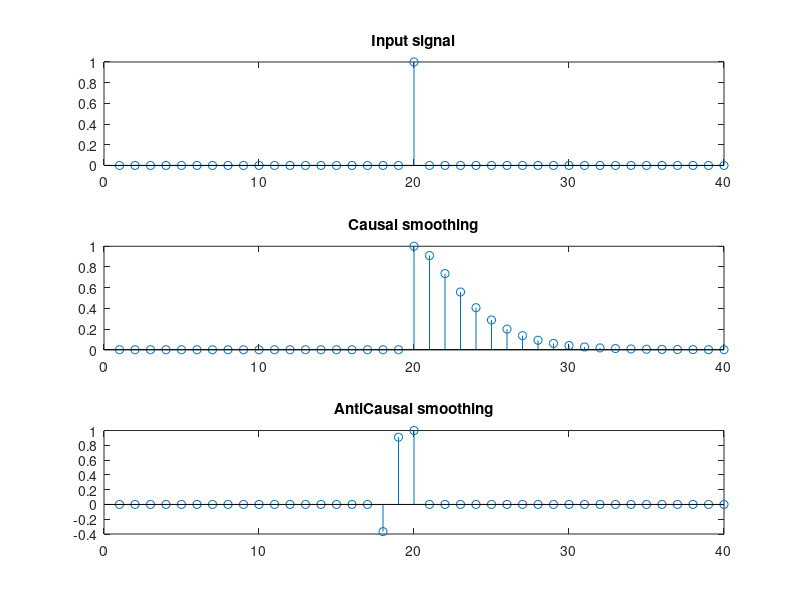
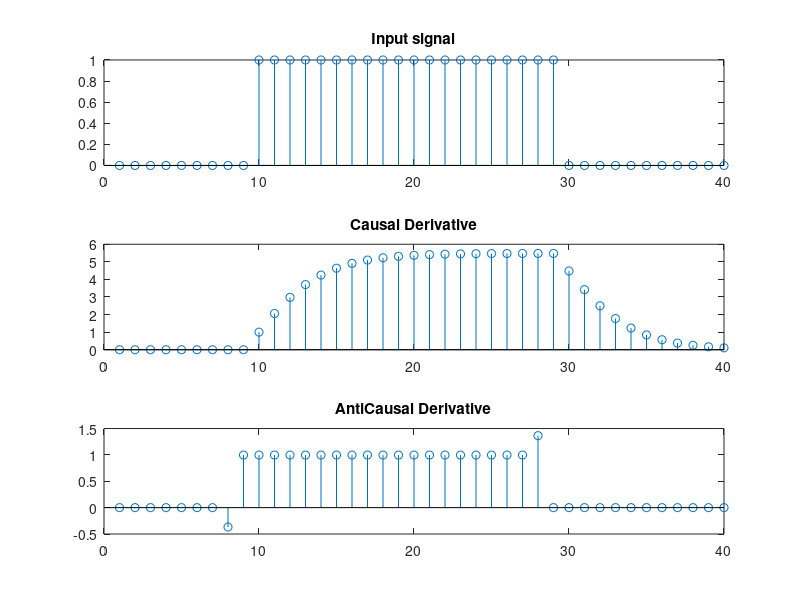

MATLAB code to generate these figures, in order:
close all;
clc;
clear all;

%%  create a signal delta and smooth
X=zeros(1,40);
X(20)=1;
s=0.5;
Ts=1;
alpha=s*Ts;
a=exp(-alpha);

n=1:40;
%Causal part
Ycausal=zeros(1,40);
figure
subplot(3,1,1);
stem(n,X);
title('Input signal')

for i=3:40
   y=2*a*Ycausal(i-1) - a^2*Ycausal(i-2)+X(i)+a*(alpha-1)*X(i-1);
   Ycausal(i)=y;
end

subplot(3,1,2);
stem(n,Ycausal);
title('Causal smoothing')

%Anti Causal part
YantiCausal=zeros(1,40);
for i=1:38
   y=2*a*YantiCausal(i+1) - a^2*YantiCausal(i+2)+X(i)+a*(alpha+1)*X(i+1)-a^2*X(i+2);
   YantiCausal(i)=y;
end
YantiCausal;
subplot(3,1,3);
stem(n,YantiCausal);
title('AntiCausal smoothing')

%% Construct a signal x[k] = u[k -10] ? u[k - 30] and Derivatgive filter

%Causal part
X=zeros(1,40);
X(10:29)=1;
Ycausal=zeros(1,40);

figure
subplot(3,1,1);
stem(n,X)
title('Input signal')

for i=3:40
   y=2*a*Ycausal(i-1)-a^2*Ycausal(i-2)+X(i)- s*a*(alpha)*X(i-1);
   Ycausal(i)=y;
end

subplot(3,1,2)
stem(n,Ycausal);
title('Causal Derivative')

%Anti Causal part
YantiCausal=zeros(1,40);
YantiCausal(10:29)=1;
for i=1:38
   y=2*a*YantiCausal(i+1) - a^2*YantiCausal(i+2) + a*(alpha)*s*X(i+1);
   YantiCausal(i)=y;
end
subplot(3,1,3);
stem(n,YantiCausal);
title('AntiCausal Derivative')

% The causal smoothing and derivative  always give positive while the anti
% causal have negative value. 

% in smoothing the amplitude of of the output signal is smaller than thge input signal while in the derivative they have
%some values larger in value 



